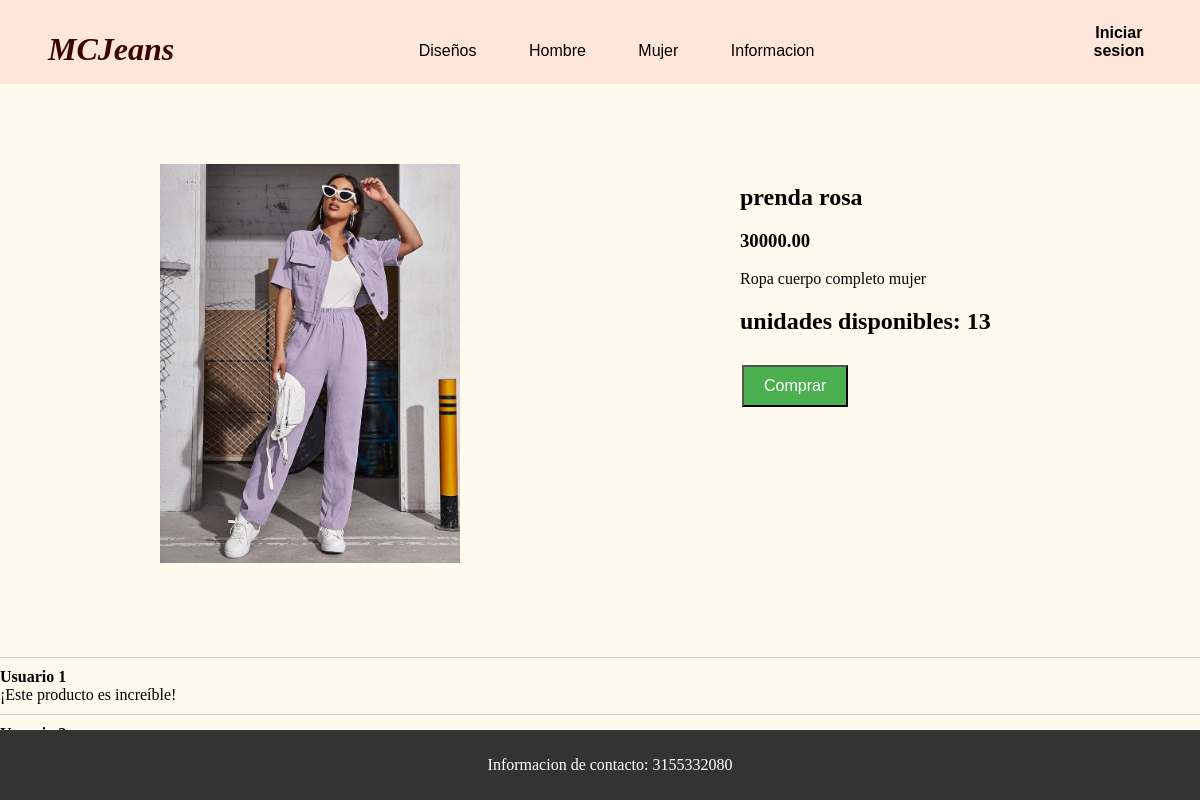
/producto/2/, run on the app's committed database.
### principal/models.py (models this page shows, shortened)
class Producto(models.Model):
    Nombre = models.CharField(max_length=200)
    Descripcion = models.CharField(max_length=1000)
    Precio = models.DecimalField(max_digits=10, decimal_places=2)
    Imagen = models.ImageField(upload_to='static/img/productos/', null=True, blank=True)
    Unidades_disponibles = models.IntegerField(default=0, validators=[MinValueValidator(0)])
    categoria = models.BooleanField(default=True)

### principal/views.py (the view)
# urls.py: path('producto/<int:producto_id>/',views.producto,name='producto'),
def producto(request, producto_id):
    producto = Producto.objects.get(id=producto_id)
    return render(request, 'producto.html',{'producto':producto})

### principal/templates/producto.html (shortened to what this page needs)
{% extends 'navbar.html' %}
{% load static %}
{% block extrahead %}
<head>
    <link rel="stylesheet" href="{% static '/css/producto.css' %}">
    <link rel="stylesheet" href="{% static '/css/contenido.css' %}">
</head>
{% endblock extrahead%}
    {% block content %}
    <div class="content">
        <div class="product-details">
            <img class="product-image" src="{{ producto.Imagen.url }}" alt="Imagen del producto">
            <div class="product-info">
                <h2 class="product-name">{{producto.Nombre}}</h2>
                <h3>{{producto.Precio}}</h3>
                <p class="product-description">{{producto.Descripcion}}</p>
                <h2>unidades disponibles: {{producto.Unidades_disponibles}}</h2>
                <button class="buy-button">Comprar</button>
            </div>
        </div>
        <br><br><br>
        <div class="reviews">
            <div class="review">
                <p><strong>Usuario 1</strong></p>
                <p>¡Este producto es increíble!</p>
            </div>
            <div class="review">
                <p><strong>Usuario 2</strong></p>
                <p>¡Muy satisfecho con mi compra!</p>
            </div>
        </div>
        <div class="bot">
            <p>Informacion de contacto: 3155332080</p>
        </div>
    </div>
    {% endblock content%}

### static/css/Menu.css (style rules this page uses)
body { margin: 0; padding: 0; margin: 0; background-color: #FFFAEE; }

### static/css/producto.css (style rules this page uses)
.product-details { display: flex; justify-content: space-around; margin: 20px; }
.product-image { width: 300px; height: auto; }
.product-info { width: 300px; }
.product-name { font-size: 24px; margin-bottom: 10px; }
.product-description { margin-bottom: 10px; }
.buy-button { background-color: #4CAF50; color: white; padding: 10px 20px; text-align: center; text-decoration: none; display: inline-block; font-size: 16px; margin: 10px 2px; cursor: pointer; }
.reviews { margin-top: 20px; }
.review { border-top: 1px solid #ccc; padding: 10px 0; }
.review>p { margin: 0; }

### static/css/contenido.css (style rules this page uses)
.content { padding-top: 6%; }
.bot { position: absolute; bottom: 0; left: 0; bottom: 0; width: 100%; background-color: #333; color: #fff; padding: 10px; text-align: center; }
body { position: relative; min-height: 100vh; }

### data on the page
Producto: Imagen (picture), Nombre "prenda rosa", Precio "30000.00", Descripcion "Ropa cuerpo completo mujer", Unidades_disponibles "13"
